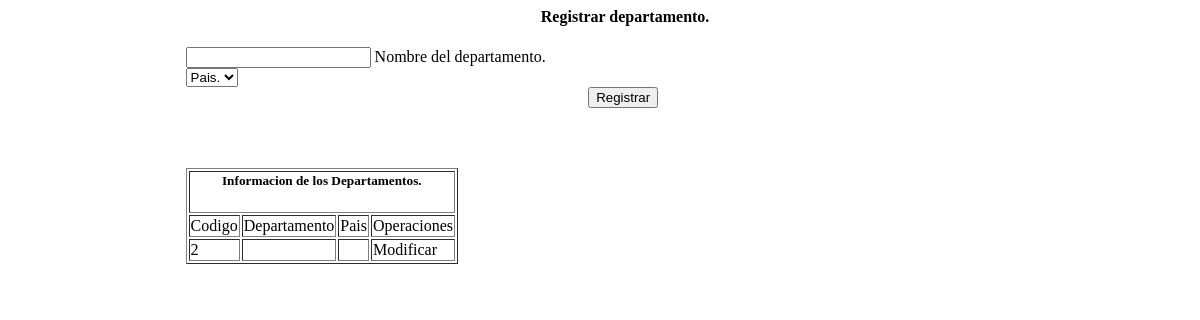
Before: /Views/departamento.php with the older database file.
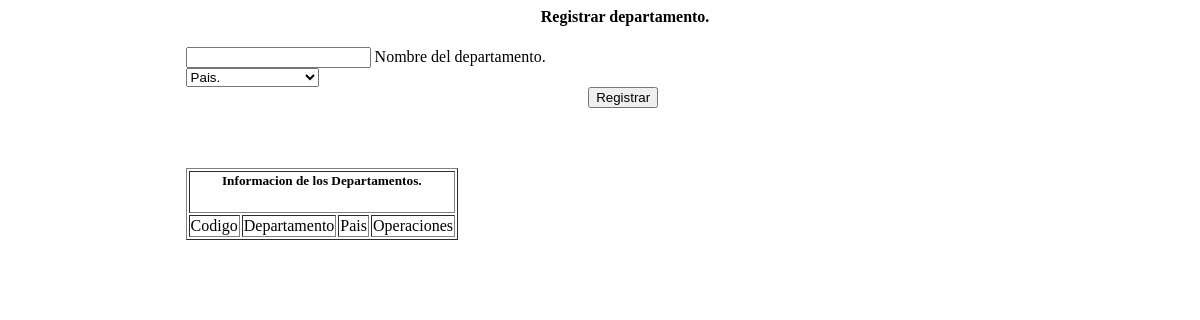
After: the same page with the newer database file.
### tables this page shows
CREATE TABLE `tbl_departamento` (
  `depar_cod` int(11) NOT NULL,
  `pais_cod` int(11) NOT NULL,
  `nombre` varchar(50) NOT NULL
);

### Model/departamento.class.php (called while the page is built, shortened)
<?php
  class Gestion_departamento{
  public static function mostrardepartamento(){
		$pdo = ConexionBD::AbrirBD();
		$pdo->setAttribute(PDO::ATTR_ERRMODE, PDO::ERRMODE_EXCEPTION);
		$sql= "select tbl_departamento.depar_cod, tbl_departamento.nombre, tbl_pais.pais_nom
            from tbl_departamento
            inner join tbl_pais
            on tbl_departamento.pais_cod = tbl_pais.pais_cod";
		$query= $pdo->prepare($sql);
		$query->execute();
		$result=$query->fetchALL(PDO::FETCH_BOTH);
		return $result;
	}
}
 ?>

### Views/departamento.php (the view, shortened to what this page needs)
<html>
	<head>
	</head>
	<body>
		<div class="formulariodepartamento">
			<section>
				<h4 style="margin-left:45%;">Registrar departamento.</h4>
				<form style="margin-left:15%;" action="../Controller/departamento.controller.php" method="post">
					<div class="row">
						<div class="input-field col s6">
							<input type="text" name="nombre" />
							<label class="active" for="first_name2">Nombre del departamento.</label>
						</div>
						<div class="input-field col s6">
						  <select id="pais_cod" name="pais_cod">
								<option value="" disabled selected>Pais.</option>
						  </select>
					  </div>
					</div>
					 <button style="margin-left:40%;" name="action" value="guardardepartamento" class="waves-effect waves-light btn">Registrar</button>
				 </form>
			</section>
		</div>
		<div style="margin-left:15%; margin-top:60px;" class="consultarciudad">
			<section>
				<?php include ('consultar_departamento.php') ?>
			</section>
		</div>
	</body>
</html>

### Views/consultar_departamento.php (shortened to what this page needs)
<?php
 require_once('../Model/departamento.class.php');
 $departamento =Gestion_departamento::mostrardepartamento();
 ?>
<!DOCTYPE html>
<html>
  <head>
  </head>
  <body>
    <div class="tablaciudad">
      <section>
        <table  border="1px" class="buscador" class="highlight">
          <thead>
            <th colspan="5"><center><h5>Informacion de los Departamentos.</h5></center></th>
            <tr>
              <td>Codigo</td>
              <td>Departamento</td>
              <td>Pais</td>
              <td>Operaciones</td>
            </tr>
          </thead>
          <tbody>
            <?php foreach ($departamento as $bn): ?>
              <tr>
                <td><?php echo $bn["depar_cod"];  ?></td>
                <td><?php echo $bn["nombre"];  ?></td>
                <td><?php echo $bn["pais_nom"];  ?></td>
                <td>
                  <span style="cursor:pointer;" onclick="valida3(<?php echo $bn["depar_cod"]; ?>)">Modificar</span>
                </td>
              </tr>
           <?php endforeach ?>
          </tbody>
        </table>
      </section>
    </div>
  </body>
</html>

Changed rows visible on the page:
removed tbl_departamento: depar_cod "2"
